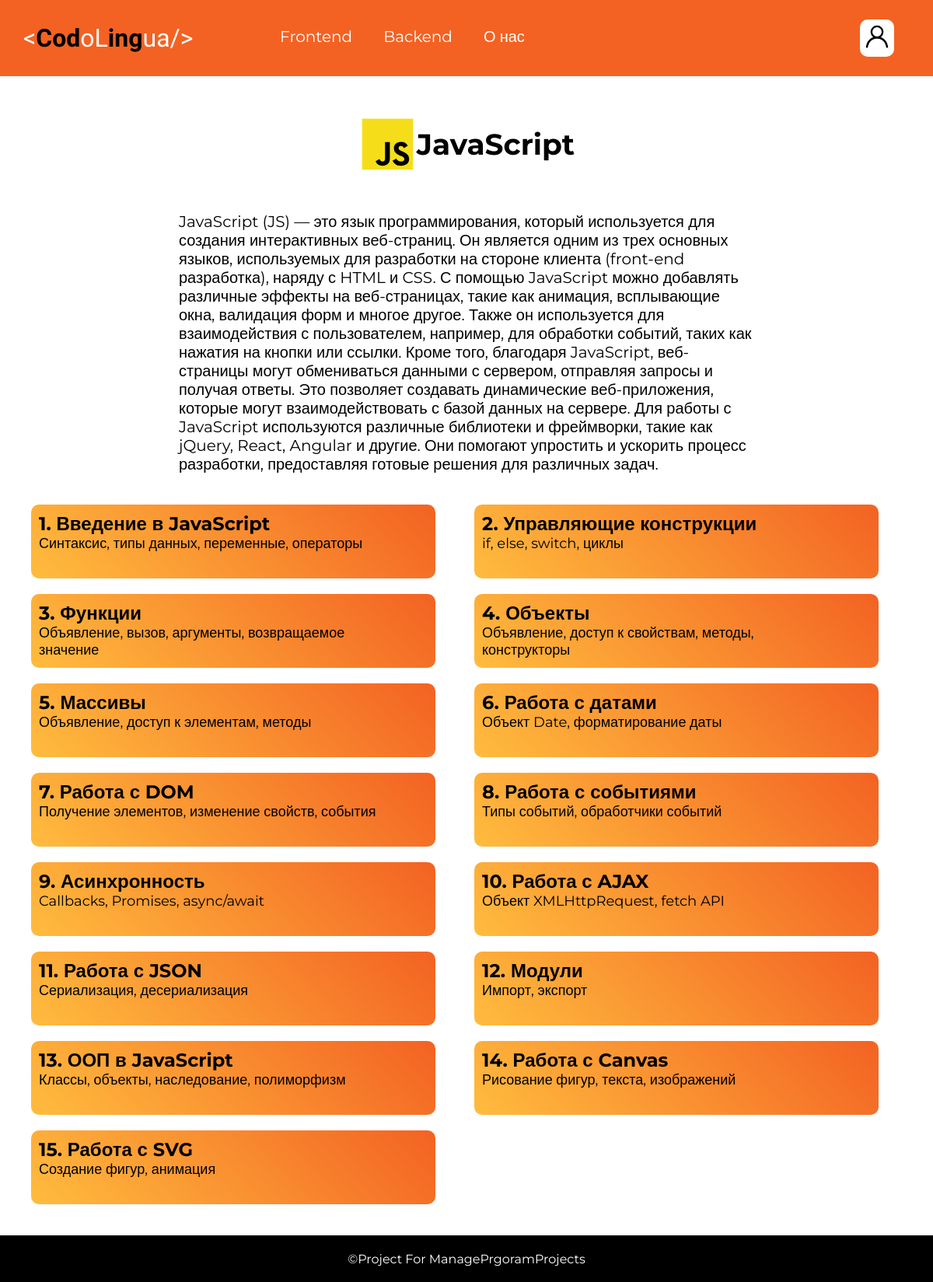
Screenshot of /js/ with the database file from the repository.
### codelang/models.py (models this page shows, shortened)
class Topic(models.Model):
    topic_title = models.CharField(max_length=255, blank=False)
    topic_content = models.CharField(max_length=255, blank=False)
    topic_slug = models.SlugField(max_length=255, blank=False, default='slug')
    programming_languages = models.ManyToManyField(Language, related_name='topic')

### codelang/views.py (the view)
# urls.py: path('js/', views.show_js_page, name='js'),
def show_js_page(request):
    language = Language.objects.get(title='JavaScript')
    topics = Topic.objects.filter(programming_languages=language)
    data = {'title': f'Теория {language.title}',
            'topics': topics}
    return render(request, 'codelang/js-page.html', context=data)

### codelang/templates/codelang/js-page.html
{% extends 'base.html' %} {%load static%} {% block link %}
<link
        type="text/css"
        href="{% static 'codelang/css/topics.css' %}"
        rel="stylesheet"
/>
{%endblock%} {% block content %}
<main>
    <article class="lang-description">
        <div class="lang-description-wrapper">
            <div class="title-lang">
                <img
                        src="{% static 'codelang/images/js-logo.svg' %}"
                        alt="js-logo"
                />
                <h1>JavaScript</h1>
            </div>
            <p>
                JavaScript (JS) — это язык программирования, который используется для
                создания интерактивных веб-страниц. Он является одним из трех основных
                языков, используемых для разработки на стороне клиента (front-end
                разработка), наряду с HTML и CSS. С помощью JavaScript можно добавлять
                различные эффекты на веб-страницах, такие как анимация, всплывающие
                окна, валидация форм и многое другое. Также он используется для
                взаимодействия с пользователем, например, для обработки событий, таких
                как нажатия на кнопки или ссылки. Кроме того, благодаря JavaScript,
                веб-страницы могут обмениваться данными с сервером, отправляя запросы
                и получая ответы. Это позволяет создавать динамические веб-приложения,
                которые могут взаимодействовать с базой данных на сервере. Для работы
                с JavaScript используются различные библиотеки и фреймворки, такие как
                jQuery, React, Angular и другие. Они помогают упростить и ускорить
                процесс разработки, предоставляя готовые решения для различных задач.
            </p>
        </div>
    </article>
    <div class="topics-wrapper">
        <ol class="topics-list">
            {% for t in topics %}
            <li class="topics-item">
                <a href="#" class="topics">
                    <h2>{{ forloop.counter|add:"0" }}. {{ t.topic_title }}</h2>
                    <div>{{ t.topic_content }}</div>
                </a>
            </li>
            {% endfor%}
        </ol>
    </div>
</main>
{% endblock %}

### codelang/static/codelang/css/topics.css (style rules this page uses)
.topics { display: block; margin-top: 0; padding-right: 40px; align-items: center; }
.topics div { font-size: 18px }
.topics-list { display: grid; grid-template-columns: 550px 550px; gap: 20px; list-style-type: none; }
.topics-item { width: 500px; height: 75px; padding: 10px; background: linear-gradient(45deg, rgb(255, 188, 62), #f36223); border-radius: 10px; }
.topics-item:last-child { margin-bottom: 0; }
.topics-wrapper { display: flex; flex-direction: column; justify-content: space-between; align-items: center; }
.title-lang { display: flex; justify-content: center; align-items: center; margin-bottom: 50px; font-size: 25px; }
.title-lang img { width: 75px; height: 100%; }
.lang-description { display: flex; justify-content: center; align-items: center; }
.lang-description-wrapper { display: inline-block; width: 740px; font-size: 20px; margin-bottom: 40px; }

### codelang/static/codelang/css/mainstyles.css (style rules this page uses)
* { margin: 0; padding: 0; }
body { color: black; font-family: 'Montserrat', sans-serif; }
a { text-decoration: none; color: inherit; }

### rows the page displays
Topic: topic_title "Введение в JavaScript", topic_content "Синтаксис, типы данных, переменные, операторы"
Topic: topic_title "Управляющие конструкции", topic_content "if, else, switch, циклы"
Topic: topic_title "Функции", topic_content "Объявление, вызов, аргументы, возвращаемое значение"
Topic: topic_title "Объекты", topic_content "Объявление, доступ к свойствам, методы, конструкторы"
Topic: topic_title "Массивы", topic_content "Объявление, доступ к элементам, методы"
Topic: topic_title "Работа с датами", topic_content "Объект Date, форматирование даты"
Topic: topic_title "Работа с DOM", topic_content "Получение элементов, изменение свойств, события"
Topic: topic_title "Работа с событиями", topic_content "Типы событий, обработчики событий"
Topic: topic_title "Асинхронность", topic_content "Callbacks, Promises, async/await"
Topic: topic_title "Работа с AJAX", topic_content "Объект XMLHttpRequest, fetch API"
Topic: topic_title "Работа с JSON", topic_content "Сериализация, десериализация"
Topic: topic_title "Модули", topic_content "Импорт, экспорт"
Topic: topic_title "ООП в JavaScript", topic_content "Классы, объекты, наследование, полиморфизм"
Topic: topic_title "Работа с Canvas", topic_content "Рисование фигур, текста, изображений"
Topic: topic_title "Работа с SVG", topic_content "Создание фигур, анимация"
